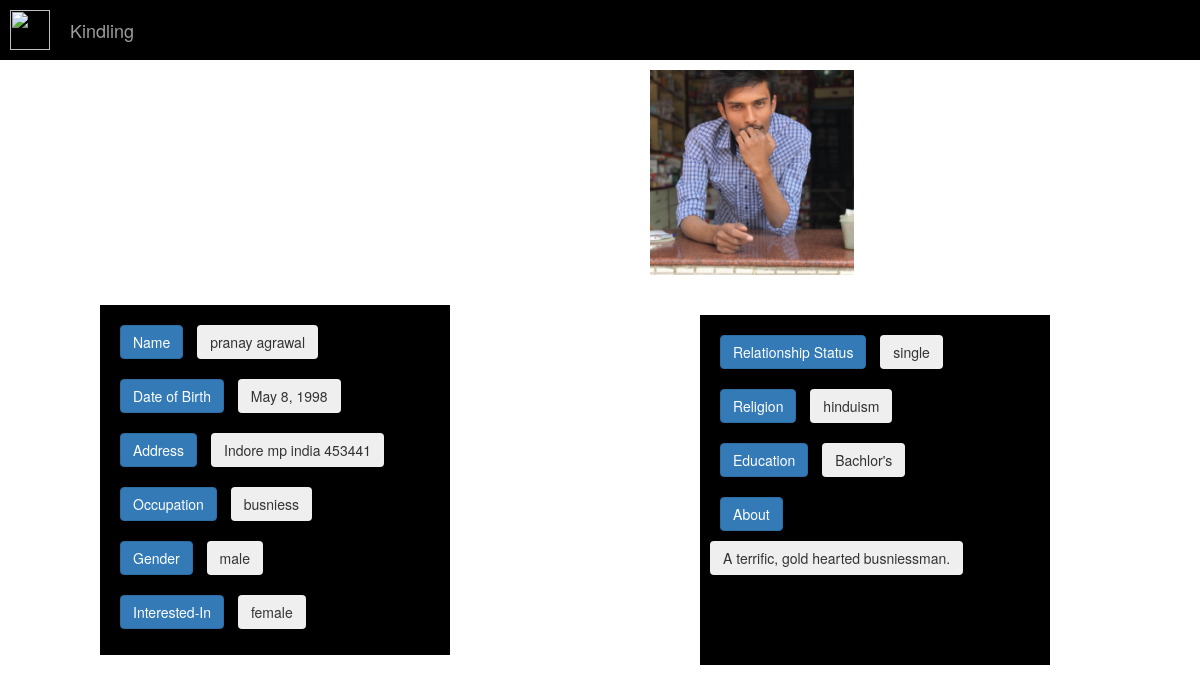
Page /profile/pranay08 on the committed database.
### kindling/models.py (models this page shows, shortened)
class EntrySignup(models.Model):
    uname=models.CharField(max_length=122, primary_key=True)
    psw=models.CharField(max_length=122)
    fname=models.CharField(max_length=122)
    lname=models.CharField(max_length=122)
    country=models.CharField(max_length=122)
    city=models.CharField(max_length=50)
    state=models.CharField(max_length=100)
    zipp=models.IntegerField()
    gender=models.CharField(max_length=10)
    interested_in=models.CharField(max_length=10)
    marital_status=models.CharField(max_length=15)
    religion=models.CharField(max_length=20)
    occupation=models.CharField(max_length=30)
    education_status=models.CharField(max_length=20)
    subject=models.TextField()
    dob=models.DateField()
    dp = models.ImageField(upload_to='media', blank=True, null=True, verbose_name="", default='img.jpg')

### kindling/views.py (the view)
# urls.py: path("profile/<str:pk_test>",views.profile, name="profile"),
def profile(request, pk_test):
    user=EntrySignup.objects.get(uname=pk_test)
    return render(request, 'profile.html', {'userprofile' : user})

### template/profile.html (shortened to what this page needs)
{% extends 'base.html' %}
{% block body %}
<nav class="navbar navbar-inverse navbar-fixed-top" >
  <div class="container-fluid" >
    <a class="navbar-brand" href="#">
      <img src="https://i.postimg.cc/YqtBSLfG/psyche-revived-by-cupid-s-kiss-clip-art-cupid.jpg" width="40" height="40"
        alt="" loading="lazy">
    </a>
    <div class="navbar-header">
      <a class="navbar-brand" href="index">Kindling</a>
    </div>
    </div>
</nav>
{% block content %}
<img src="{{ userprofile.dp.url }}" alt="Avatar" class="image" style="height:40%; width:17%; margin-top: 70px; margin-left: 650px; opacity: 1; ">
<br>
<div class="buttonset1">
<button type="button" class="btn btn-primary" style="margin: 10px;">Name</button>   <button type="button" class="btn btn-secondary">{{userprofile.fname}} {{userprofile.lname}}</button>
<br>
<button type="button" class="btn btn-primary" style="margin: 10px;">Date of Birth</button>  <button type="button" class="btn btn-secondary">{{userprofile.dob}}</button>
<br>
<button type="button" class="btn btn-primary" style="margin: 10px;">Address</button>  <button type="button" class="btn btn-secondary">{{userprofile.city}} {{userprofile.state}} {{userprofile.country}} {{userprofile.zipp}}<br>
</button>
<br>
<button type="button" class="btn btn-primary" style="margin: 10px;">Occupation</button>  <button type="button" class="btn btn-secondary">{{userprofile.occupation}}<br>
</button>
<br>
<button type="button" class="btn btn-primary" style="margin: 10px;">Gender</button>  <button type="button" class="btn btn-secondary">{{userprofile.gender}}<br>
</button>
<br>
<button type="button" class="btn btn-primary" style="margin: 10px;">Interested-In</button>  <button type="button" class="btn btn-secondary">{{userprofile.interested_in}}<br>
</button>
</div>
<br>
<div class="buttonset2">
<button type="button" class="btn btn-primary" style="margin: 10px;">Relationship Status</button>  <button type="button" class="btn btn-secondary">{{userprofile.marital_status}}<br>
</button>
<br>
<button type="button" class="btn btn-primary" style="margin: 10px;">Religion</button>  <button type="button" class="btn btn-secondary">{{userprofile.religion}}<br>
</button>
<br>
<button type="button" class="btn btn-primary" style="margin: 10px;">Education</button>  <button type="button" class="btn btn-secondary">{{userprofile.education_status}}<br>
</button>
<br>
<button type="button" class="btn btn-primary" style="margin: 10px;">About</button>  <button type="button" class="btn btn-secondary">{{userprofile.subject}}<br>
</button>
</div>
{% endblock content %}
{% endblock body %}

### static/sudi.css (style rules this page uses)
.image { opacity: 0.3; display: block; transition: .5s ease; backface-visibility: hidden; }
.navbar, .navbar-inverse { border-radius: 0; border: 0; }
.container-fluid { background-color: #000000 }
.navbar-brand { padding-left: 10px; padding-bottom: 10px; padding-top: 10px; padding-right: 10px; }
.navbar-header { padding-left: 15px; padding-top: 10px; height:60px; width: 600px; }

### rows in the picture
EntrySignup: dp (picture), fname "pranay", lname "agrawal", dob "May 8, 1998", city "Indore", state "mp", country "india", zipp "453441", occupation "busniess", gender "male", interested_in "female", marital_status "single", religion "hinduism", education_status "Bachlor's", subject "A terrific, gold hearted busniessman."
